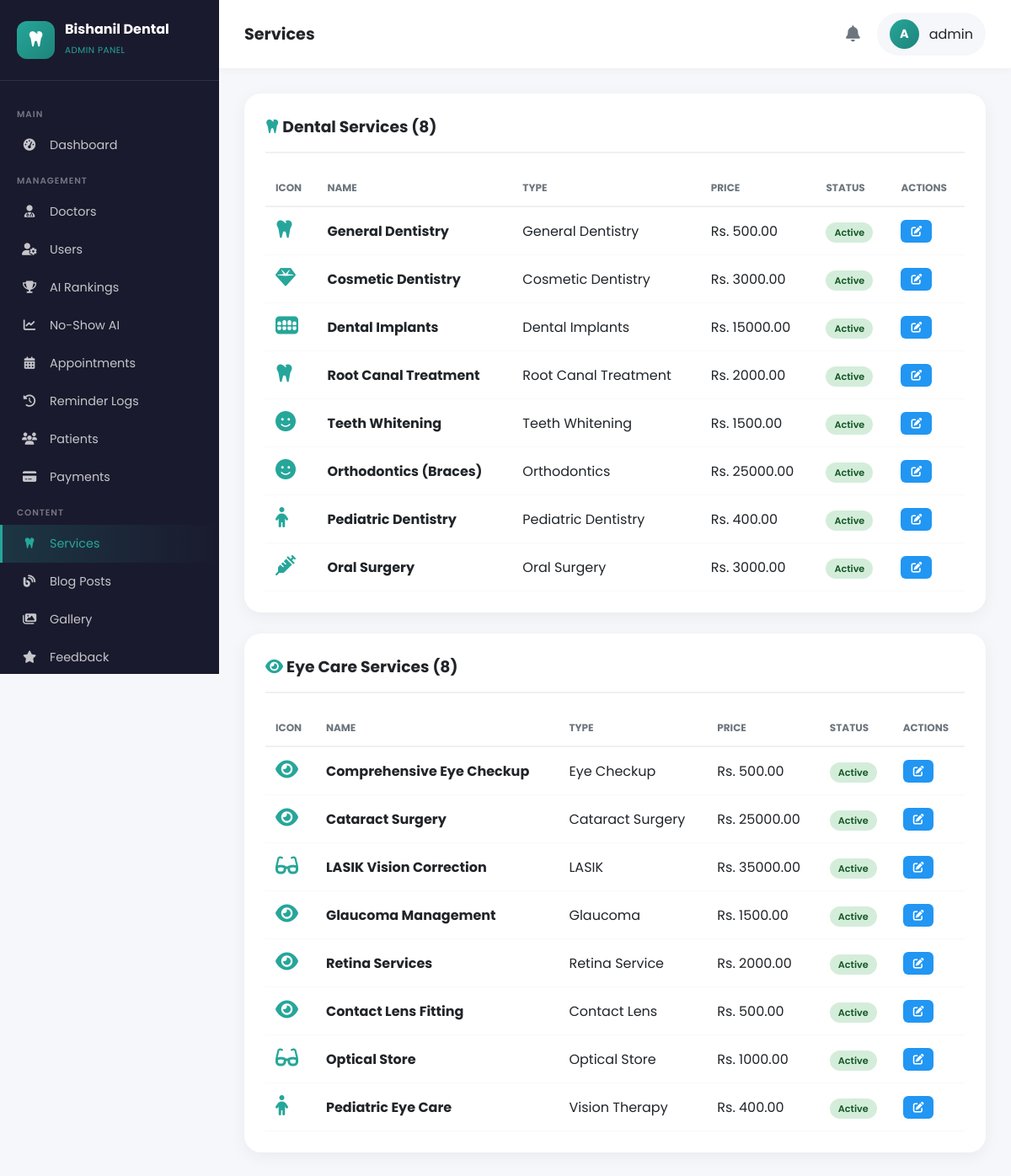
The page /admin-panel/services/ (signed in) on the database its author committed.
### dental/models.py (models this page shows, shortened)
class DentalService(models.Model):
    SERVICE_TYPES = [
        ('general', 'General Dentistry'),
        ('cosmetic', 'Cosmetic Dentistry'),
        ('orthodontic', 'Orthodontics'),
        ('implants', 'Dental Implants'),
        ('root_canal', 'Root Canal Treatment'),
        ('pediatric', 'Pediatric Dentistry'),
        ('whitening', 'Teeth Whitening'),
        ('oral_surgery', 'Oral Surgery'),
    ]
    name = models.CharField(max_length=200)
    slug = models.SlugField(unique=True)
    service_type = models.CharField(max_length=50, choices=SERVICE_TYPES)
    short_description = models.CharField(max_length=300)
    full_description = models.TextField()
    icon_class = models.CharField(max_length=100, default='fas fa-tooth')
    image = models.ImageField(upload_to='services/dental/', blank=True, null=True)
    benefits = models.JSONField(default=list, blank=True)
    faq_title = models.CharField(max_length=300, blank=True)
    faq_answer = models.TextField(blank=True)
    meta_title = models.CharField(max_length=200, blank=True)
    meta_description = models.CharField(max_length=500, blank=True)
    starting_price = models.DecimalField(max_digits=10, decimal_places=2, null=True, blank=True)
    price_note = models.CharField(max_length=200, blank=True)
    is_active = models.BooleanField(default=True)
    featured = models.BooleanField(default=False)
    order = models.IntegerField(default=0)
    created_at = models.DateTimeField(auto_now_add=True)
    updated_at = models.DateTimeField(auto_now=True)
    class Meta:
        ordering = ['order', 'name']
        verbose_name = 'Dental Service'
        verbose_name_plural = 'Dental Services'

### eyecare/models.py (models this page shows, shortened)
class EyeService(models.Model):
    SERVICE_TYPES = [
        ('checkup', 'Eye Checkup'),
        ('cataract', 'Cataract Surgery'),
        ('lasik', 'LASIK'),
        ('retina', 'Retina Service'),
        ('glaucoma', 'Glaucoma'),
        ('contact_lens', 'Contact Lens'),
        ('optical', 'Optical Store'),
        ('vision_therapy', 'Vision Therapy'),
    ]
    name = models.CharField(max_length=200)
    slug = models.SlugField(unique=True)
    service_type = models.CharField(max_length=50, choices=SERVICE_TYPES)
    short_description = models.CharField(max_length=300)
    full_description = models.TextField()
    icon_class = models.CharField(max_length=100, default='fas fa-eye')
    image = models.ImageField(upload_to='services/eyecare/', blank=True, null=True)
    benefits = models.JSONField(default=list, blank=True)
    faq_title = models.CharField(max_length=300, blank=True)
    faq_answer = models.TextField(blank=True)
    meta_title = models.CharField(max_length=200, blank=True)
    meta_description = models.CharField(max_length=500, blank=True)
    starting_price = models.DecimalField(max_digits=10, decimal_places=2, null=True, blank=True)
    price_note = models.CharField(max_length=200, blank=True)
    procedure_duration = models.CharField(max_length=100, blank=True)
    recovery_time = models.CharField(max_length=200, blank=True)
    is_active = models.BooleanField(default=True)
    featured = models.BooleanField(default=False)
    order = models.IntegerField(default=0)
    created_at = models.DateTimeField(auto_now_add=True)
    updated_at = models.DateTimeField(auto_now=True)
    class Meta:
        ordering = ['order', 'name']
        verbose_name = 'Eye Care Service'
        verbose_name_plural = 'Eye Care Services'

### dashboard/views.py (the view)
# urls.py: path('services/', views.manage_services, name='manage_services'),
@login_required(login_url='/admin-panel/login/')
@user_passes_test(is_admin, login_url='/admin-panel/login/')
def manage_services(request):
    return render(request, 'dashboard/manage_services.html', {
        'dental_services': DentalService.objects.all().order_by('order'),
        'eye_services': EyeService.objects.all().order_by('order'),
    })

### templates/dashboard/manage_services.html (shortened to what this page needs)
{% extends 'dashboard/base_admin.html' %}
{% load static %}
{% block page_title %}Services{% endblock %}
{% block content %}
<div style="background: white; border-radius: 20px; padding: 25px; box-shadow: 0 5px 20px rgba(0,0,0,0.05); margin-bottom: 25px;">
    <h3 style="margin-bottom: 20px; padding-bottom: 15px; border-bottom: 2px solid #f0f0f0;">
        <i class="fas fa-tooth" style="color: #26a69a;"></i> Dental Services ({{ dental_services.count }})
    </h3>
    {% if dental_services %}
    <table style="width: 100%; border-collapse: collapse;">
        <thead>
            <tr>
                <th style="padding: 12px; text-align: left; font-size: 0.75rem; color: #6c757d; text-transform: uppercase; border-bottom: 2px solid #f0f0f0;">Icon</th>
                <th style="padding: 12px; text-align: left; font-size: 0.75rem; color: #6c757d; text-transform: uppercase; border-bottom: 2px solid #f0f0f0;">Name</th>
                <th style="padding: 12px; text-align: left; font-size: 0.75rem; color: #6c757d; text-transform: uppercase; border-bottom: 2px solid #f0f0f0;">Type</th>
                <th style="padding: 12px; text-align: left; font-size: 0.75rem; color: #6c757d; text-transform: uppercase; border-bottom: 2px solid #f0f0f0;">Price</th>
                <th style="padding: 12px; text-align: left; font-size: 0.75rem; color: #6c757d; text-transform: uppercase; border-bottom: 2px solid #f0f0f0;">Status</th>
                <th style="padding: 12px; text-align: left; font-size: 0.75rem; color: #6c757d; text-transform: uppercase; border-bottom: 2px solid #f0f0f0;">Actions</th>
            </tr>
        </thead>
        <tbody>
            {% for service in dental_services %}
            <tr>
                <td style="padding: 14px 12px; border-bottom: 1px solid #f8f9fa;">
                    <i class="{{ service.icon_class }}" style="font-size: 1.5rem; color: #26a69a;"></i>
                </td>
                <td style="padding: 14px 12px; border-bottom: 1px solid #f8f9fa;"><strong>{{ service.name }}</strong></td>
                <td style="padding: 14px 12px; border-bottom: 1px solid #f8f9fa;">{{ service.get_service_type_display }}</td>
                <td style="padding: 14px 12px; border-bottom: 1px solid #f8f9fa;">
                    {% if service.starting_price %}Rs. {{ service.starting_price }}{% else %}-{% endif %}
                </td>
                <td style="padding: 14px 12px; border-bottom: 1px solid #f8f9fa;">
                    {% if service.is_active %}
                    <span style="background: #d4edda; color: #155724; padding: 4px 10px; border-radius: 20px; font-size: 0.7rem; font-weight: 600;">Active</span>
                    {% else %}
                    <span style="background: #f8d7da; color: #721c24; padding: 4px 10px; border-radius: 20px; font-size: 0.7rem; font-weight: 600;">Inactive</span>
                    {% endif %}
                </td>
                <td style="padding: 14px 12px; border-bottom: 1px solid #f8f9fa;">
                    <button onclick="openEditModal({{ service.id }}, '{{ service.name|escapejs }}', '{{ service.short_description|escapejs }}', '{{ service.full_description|escapejs }}', {{ service.starting_price|default:'null' }}, {{ service.is_active|yesno:'true,false' }}, 'dental')" style="background: #2196f3; color: white; padding: 6px 12px; border-radius: 6px; border: none; cursor: pointer; font-size: 0.8rem;"><i class="fas fa-edit"></i></button>
                </td>
            </tr>
            {% endfor %}
        </tbody>
    </table>
    {% else %}
    <p style="text-align: center; padding: 40px; color: #6c757d;">No dental services yet.</p>
    {% endif %}
</div>
<div style="background: white; border-radius: 20px; padding: 25px; box-shadow: 0 5px 20px rgba(0,0,0,0.05);">
    <h3 style="margin-bottom: 20px; padding-bottom: 15px; border-bottom: 2px solid #f0f0f0;">
        <i class="fas fa-eye" style="color: #26a69a;"></i> Eye Care Services ({{ eye_services.count }})
    </h3>
    {% if eye_services %}
    <table style="width: 100%; border-collapse: collapse;">
        <thead>
            <tr>
                <th style="padding: 12px; text-align: left; font-size: 0.75rem; color: #6c757d; text-transform: uppercase; border-bottom: 2px solid #f0f0f0;">Icon</th>
                <th style="padding: 12px; text-align: left; font-size: 0.75rem; color: #6c757d; text-transform: uppercase; border-bottom: 2px solid #f0f0f0;">Name</th>
                <th style="padding: 12px; text-align: left; font-size: 0.75rem; color: #6c757d; text-transform: uppercase; border-bottom: 2px solid #f0f0f0;">Type</th>
                <th style="padding: 12px; text-align: left; font-size: 0.75rem; color: #6c757d; text-transform: uppercase; border-bottom: 2px solid #f0f0f0;">Price</th>
                <th style="padding: 12px; text-align: left; font-size: 0.75rem; color: #6c757d; text-transform: uppercase; border-bottom: 2px solid #f0f0f0;">Status</th>
                <th style="padding: 12px; text-align: left; font-size: 0.75rem; color: #6c757d; text-transform: uppercase; border-bottom: 2px solid #f0f0f0;">Actions</th>
            </tr>
        </thead>
        <tbody>
            {% for service in eye_services %}
            <tr>
                <td style="padding: 14px 12px; border-bottom: 1px solid #f8f9fa;">
                    <i class="{{ service.icon_class }}" style="font-size: 1.5rem; color: #26a69a;"></i>
                </td>
                <td style="padding: 14px 12px; border-bottom: 1px solid #f8f9fa;"><strong>{{ service.name }}</strong></td>
                <td style="padding: 14px 12px; border-bottom: 1px solid #f8f9fa;">{{ service.get_service_type_display }}</td>
                <td style="padding: 14px 12px; border-bottom: 1px solid #f8f9fa;">
                    {% if service.starting_price %}Rs. {{ service.starting_price }}{% else %}-{% endif %}
                </td>
                <td style="padding: 14px 12px; border-bottom: 1px solid #f8f9fa;">
                    {% if service.is_active %}
                    <span style="background: #d4edda; color: #155724; padding: 4px 10px; border-radius: 20px; font-size: 0.7rem; font-weight: 600;">Active</span>
                    {% else %}
                    <span style="background: #f8d7da; color: #721c24; padding: 4px 10px; border-radius: 20px; font-size: 0.7rem; font-weight: 600;">Inactive</span>
                    {% endif %}
                </td>
                <td style="padding: 14px 12px; border-bottom: 1px solid #f8f9fa;">
                    <button onclick="openEditModal({{ service.id }}, '{{ service.name|escapejs }}', '{{ service.short_description|escapejs }}', '{{ service.full_description|escapejs }}', {{ service.starting_price|default:'null' }}, {{ service.is_active|yesno:'true,false' }}, 'eye')" style="background: #2196f3; color: white; padding: 6px 12px; border-radius: 6px; border: none; cursor: pointer; font-size: 0.8rem;"><i class="fas fa-edit"></i></button>
                </td>
            </tr>
            {% endfor %}
        </tbody>
    </table>
    {% else %}
    <p style="text-align: center; padding: 40px; color: #6c757d;">No eye care services yet.</p>
    {% endif %}
</div>
{% endblock %}

### templates/dashboard/base_admin.html (shortened to what this page needs)
{% load static %}
<!DOCTYPE html>
<html lang="en">
<head>
    <link rel="stylesheet" href="https://cdnjs.cloudflare.com/ajax/libs/font-awesome/6.4.0/css/all.min.css">
</head>
<body>
<aside class="admin-sidebar" id="adminSidebar">
    <div class="sidebar-header">
        <div class="logo-icon"><i class="fas fa-tooth"></i></div>
        <div><h2>Bishanil Dental</h2><small>ADMIN PANEL</small></div>
    </div>
    <ul class="sidebar-menu">
        <li class="menu-category">Main</li>
        <li><a href="{% url 'dashboard:admin_dashboard' %}" class="{% if request.resolver_match.url_name == 'admin_dashboard' %}active{% endif %}"><i class="fas fa-tachometer-alt"></i> Dashboard</a></li>
        <li class="menu-category">Management</li>
        <li><a href="{% url 'dashboard:manage_doctors' %}" class="{% if 'doctor' in request.resolver_match.url_name %}active{% endif %}"><i class="fas fa-user-md"></i> Doctors</a></li>
        <li><a href="{% url 'dashboard:manage_users' %}" class="{% if 'user' in request.resolver_match.url_name %}active{% endif %}"><i class="fas fa-user-cog"></i> Users</a></li>
        <li><a href="{% url 'dashboard:doctor_rankings' %}" class="{% if 'rankings' in request.resolver_match.url_name %}active{% endif %}"><i class="fas fa-trophy"></i> AI Rankings</a></li>
        <li><a href="{% url 'dashboard:no_show_analytics' %}" class=""><i class="fas fa-chart-line"></i> No-Show AI</a></li>
        <li><a href="{% url 'dashboard:manage_appointments' %}" class="{% if 'appointment' in request.resolver_match.url_name %}active{% endif %}"><i class="fas fa-calendar-alt"></i> Appointments</a></li>
        <li><a href="{% url 'dashboard:reminder_logs' %}" class="{% if 'reminder' in request.resolver_match.url_name %}active{% endif %}"><i class="fas fa-history"></i> Reminder Logs</a></li>
        <li><a href="{% url 'dashboard:manage_patients' %}" class="{% if 'patient' in request.resolver_match.url_name %}active{% endif %}"><i class="fas fa-users"></i> Patients</a></li>
        <li><a href="{% url 'dashboard:manage_payments' %}" class="{% if 'payment' in request.resolver_match.url_name %}active{% endif %}"><i class="fas fa-credit-card"></i> Payments</a></li>
        <li class="menu-category">Content</li>
        <li><a href="{% url 'dashboard:manage_services' %}" class="{% if 'service' in request.resolver_match.url_name %}active{% endif %}"><i class="fas fa-tooth"></i> Services</a></li>
        <li><a href="{% url 'dashboard:manage_blog' %}" class="{% if 'blog' in request.resolver_match.url_name %}active{% endif %}"><i class="fas fa-blog"></i> Blog Posts</a></li>
        <li><a href="{% url 'dashboard:manage_gallery' %}" class="{% if 'gallery' in request.resolver_match.url_name %}active{% endif %}"><i class="fas fa-images"></i> Gallery</a></li>
        <li><a href="{% url 'dashboard:manage_feedback' %}" class="{% if 'feedback' in request.resolver_match.url_name %}active{% endif %}"><i class="fas fa-star"></i> Feedback</a></li>
    </ul>
</aside>
<div class="admin-main">
    <nav class="admin-navbar">
        <div class="navbar-left">
            <h1>{% block page_title %}Dashboard{% endblock %}</h1>
        </div>
        <div class="navbar-right">
            <div class="nav-icon"><i class="fas fa-bell"></i></div>
            <div class="admin-user">
                <div class="avatar">{{ request.user.username|slice:":1"|upper }}</div>
                <span>{{ request.user.username }}</span>
            </div>
        </div>
    </nav>
    <div class="admin-content">
        {% block content %}{% endblock %}
    </div>
</div>
</body>
</html>

### rows shown on the page
DentalService: name "General Dentistry", service_type "General Dentistry", starting_price "500.00", is_active "Active"
DentalService: name "Cosmetic Dentistry", service_type "Cosmetic Dentistry", starting_price "3000.00", is_active "Active"
DentalService: name "Dental Implants", service_type "Dental Implants", starting_price "15000.00", is_active "Active"
DentalService: name "Root Canal Treatment", service_type "Root Canal Treatment", starting_price "2000.00", is_active "Active"
DentalService: name "Teeth Whitening", service_type "Teeth Whitening", starting_price "1500.00", is_active "Active"
DentalService: name "Orthodontics (Braces)", service_type "Orthodontics", starting_price "25000.00", is_active "Active"
DentalService: name "Pediatric Dentistry", service_type "Pediatric Dentistry", starting_price "400.00", is_active "Active"
DentalService: name "Oral Surgery", service_type "Oral Surgery", starting_price "3000.00", is_active "Active"
EyeService: name "Comprehensive Eye Checkup", service_type "Eye Checkup", starting_price "500.00", is_active "Active"
EyeService: name "Cataract Surgery", service_type "Cataract Surgery", starting_price "25000.00", is_active "Active"
EyeService: name "LASIK Vision Correction", service_type "LASIK", starting_price "35000.00", is_active "Active"
EyeService: name "Glaucoma Management", service_type "Glaucoma", starting_price "1500.00", is_active "Active"
EyeService: name "Retina Services", service_type "Retina Service", starting_price "2000.00", is_active "Active"
EyeService: name "Contact Lens Fitting", service_type "Contact Lens", starting_price "500.00", is_active "Active"
EyeService: name "Optical Store", service_type "Optical Store", starting_price "1000.00", is_active "Active"
EyeService: name "Pediatric Eye Care", service_type "Vision Therapy", starting_price "400.00", is_active "Active"

### other values the page prints
{{ request.user.username|slice:":1"|upper }} "A"
{{ request.user.username }} "admin"
{{ dental_services.count }} "8"
{{ eye_services.count }} "8"
